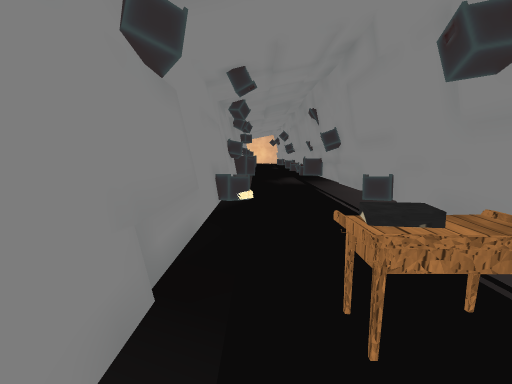
view 1 (above)

13 first-person views from a walk through a 3-D level made in the Unity game engine. The camera is 1.5 m above the floor, tilts 8° down and sees 90° across. The floor is counted in squares, 1 m on a side. Each view is taken from the middle of a square. On the plan, view 1 faces up. The plan holds only what a view shows up to about 13 squares ahead; the rest is blank. The place goes on beyond the plan. The player character is not drawn. Some animated figures are not drawn. Some surface patterns are stand-ins.

view 2
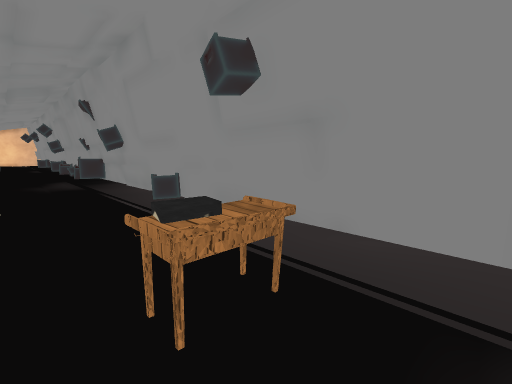

view 3
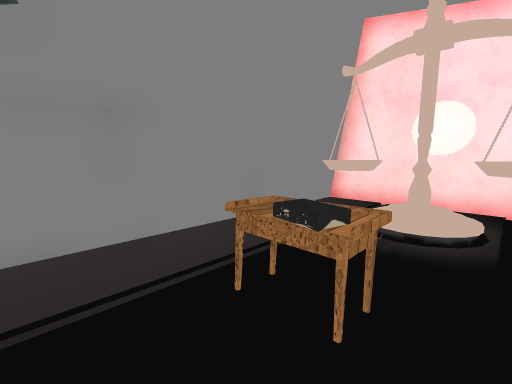

view 4
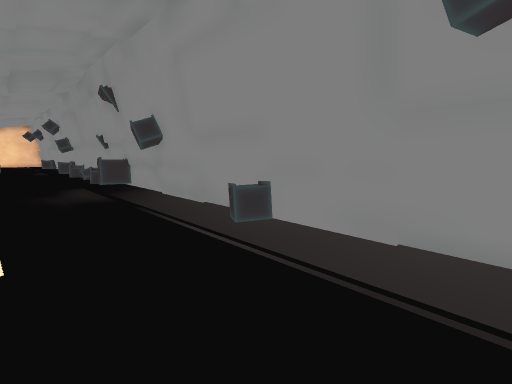

view 5
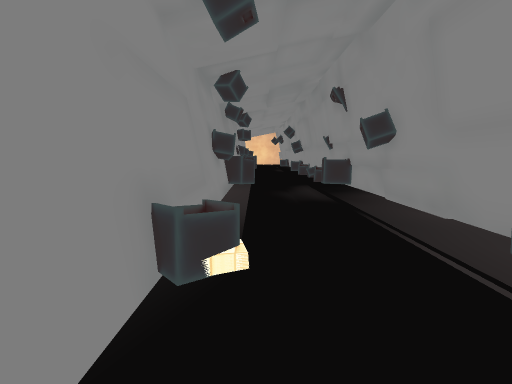

view 6
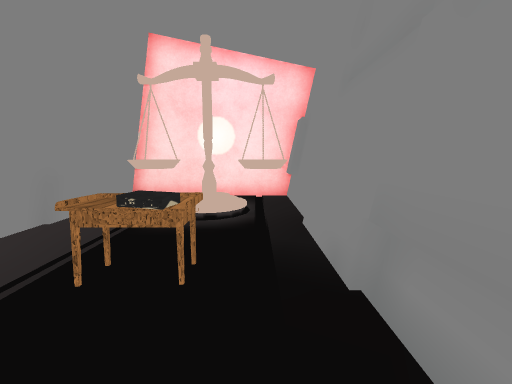

view 7
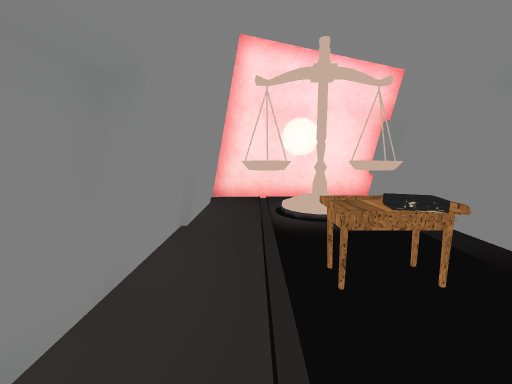

view 8
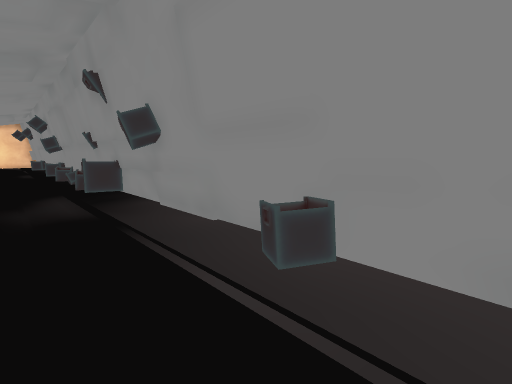

view 9
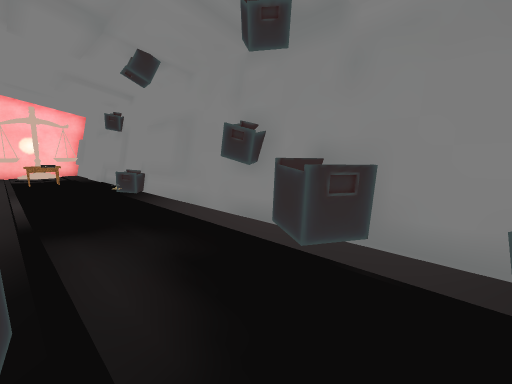

view 10
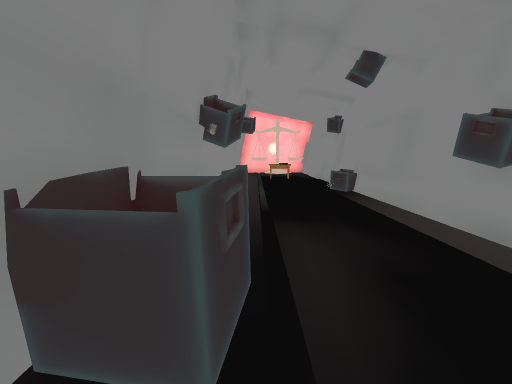

view 11
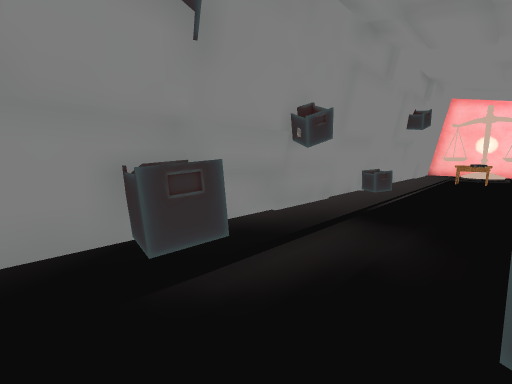

view 12
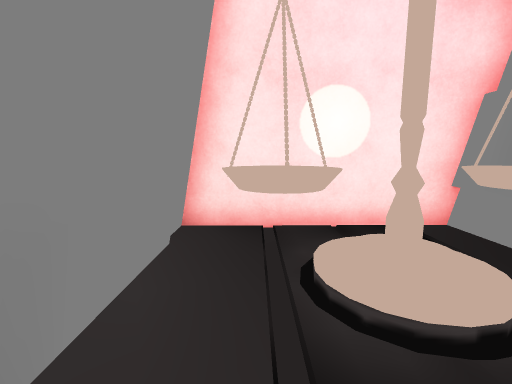

view 13
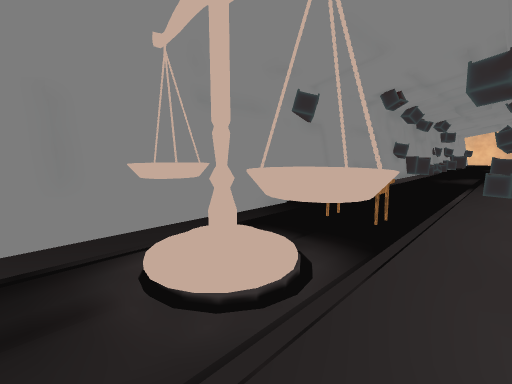

### Floor plan
Points are (right, up) in squares from view 1. A wall is a line through its corners. A room is listed if a view was taken in it or the views show most of it. See-through windows are left out.
Room 1 (views 1, 2, 3, 4, 5, 6, 7, 8, 9, 10, 11, 12, 13)
walls: (-1.5, 8.3) (-1.5, 5.3); (-1.5, 2.5) (-1.5, -3.3); (4.1, 13.8) (4.1, 16.4) (3.1, 16.6) (3.3, 17.8) (4.5, 17.6); (-1, 14.8) (-0.8, 14.1) (-1.5, 13.8) (-1.5, 10.9); (4.2, 16.5) (4.4, 17.7); (-1.5, 16.4) (-0.6, 16); (-1.2, 17.5) (-0.1, 16.9) (-0.6, 15.9); (4.4, -4.4) (4.4, 19.5); (-1.5, 19) (-1.5, 14.7); (-1.2, 19.1) (-1.2, -4.3) (4.6, -4.4)
low walls: (3.3, 8) (3.8, 8.7) (4.4, 8.2) (4, 7.6) (4.4, 8.3) (3.8, 8.6); (4, 7.6) (3.3, 8); (-0.7, 8.6) (-1.3, 8.1) (-0.7, 7.5); (-0.7, 8.6) (-0.2, 8) (-0.5, 7.8); (4.6, 9.5) (4.6, 11); (4.6, 13.8) (4.6, 15.4); (4.6, -0.5) (4.6, 5.2); (4.6, -4.4) (4.6, -3.5)
objects: other object (0, -2) to (3, -1); table (1, 2) to (2, 2)

Positions as (right, up) in squares from view 1, and headings:
1: (0, 0), facing up
2: (0, 0), facing up-right
3: (0, 4), facing down-right
4: (0, 4), facing up-right
5: (0, 5), facing up
6: (0, 5), facing down
7: (3, 5), facing down
8: (1, 6), facing up-right
9: (3, 19), facing down-left
10: (3, 19), facing down
11: (0, 19), facing down-right
12: (3, 1), facing down
13: (4, -4), facing up-left
